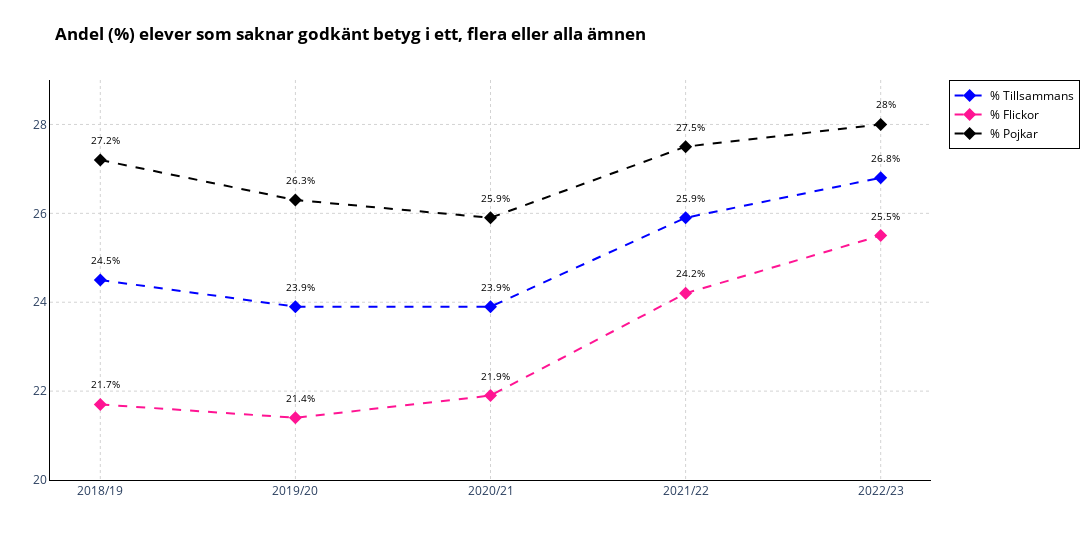

Source (notebook cell):
### Markdown cell above
---
## OBS PLOTLY VERSION

### Code cell
import pandas as pd
import plotly.graph_objects as go

df_1b = pd.read_excel("betyg_o_prov_riksnivå.xlsx", sheet_name="Tabell 1B")
data_1b = df_1b.iloc[7:12].copy()

b_columns = [
    "Läsår",
    "Medelvärde 16 ämnen totalt",
    "Medelvärde 16 ämne flickor",
    "Medelvärde 16 ämnen pojkar",
    "Medelvärde 17 ämnen totalt",
    "Medelvärde 17 flickor",
    "Medelvärde 17 pojkar",
    "% Som saknar godkänt",
    "% Flickor",
    "% Pojkar",
]

data_1b.columns = b_columns

fig = go.Figure()

fig.add_trace(go.Scatter(x=data_1b["Läsår"], y=data_1b["% Som saknar godkänt"], mode="lines+markers", name="% Tillsammans", line=dict(color="blue", dash="dash"), marker=dict(symbol="diamond", size=10), text=[f"{p}%" for p in data_1b["% Som saknar godkänt"]]))
fig.add_trace(go.Scatter(x=data_1b["Läsår"], y=data_1b["% Flickor"], mode="lines+markers", name="% Flickor", line=dict(color="deeppink", dash="dash"), marker=dict(symbol="diamond", size=10), text=[f"{p}%" for p in data_1b["% Flickor"]]))
fig.add_trace(go.Scatter(x=data_1b["Läsår"], y=data_1b["% Pojkar"], mode="lines+markers", name="% Pojkar", line=dict(color="black", dash="dash"), marker=dict(symbol="diamond", size=10), text=[f"{p}%" for p in data_1b["% Pojkar"]]))

for i, row in data_1b.iterrows():
    fig.add_annotation(
        x=row["Läsår"],
        y=row["% Som saknar godkänt"],
        text=f"{row['% Som saknar godkänt']}%",
        showarrow=False,
        font=dict(color="black", size=10),
        xshift=5,
        yshift=20,
    )

for i, row in data_1b.iterrows():
    fig.add_annotation(
        x=row["Läsår"],
        y=row["% Flickor"],
        text=f"{row['% Flickor']}%",
        showarrow=False,
        font=dict(color="black", size=10),
        xshift=5,
        yshift=20,
    )

for i, row in data_1b.iterrows():
    fig.add_annotation(
        x=row["Läsår"],
        y=row["% Pojkar"],
        text=f"{row['% Pojkar']}%",
        showarrow=False,
        font=dict(color="black", size=10),
        xshift=5,
        yshift=20,
    )

fig.update_layout(
    title=dict(
        text="<b>Andel (%) elever som saknar godkänt betyg i ett, flera eller alla ämnen</b>",
        font=dict(color="black")
    ),
    xaxis=dict(showgrid=True, showline=True, linewidth=1, linecolor="black", tickmode="linear", tick0=0, dtick=1, gridcolor="lightgray", gridwidth=1, griddash='dot'),
    yaxis=dict(showgrid=True, showline=True, linewidth=1, linecolor="black", range=[20, 29], dtick=2, tickwidth=1, tickcolor="black", gridcolor="lightgray", gridwidth=1, griddash='dot'),
    legend=dict(font=dict(color="black"), bgcolor="white", bordercolor="black", borderwidth=1),
    plot_bgcolor="white",
    paper_bgcolor="white",
    margin=dict(l=50, r=50, t=80, b=80), 
    width=1200,  
    hoverlabel=dict(
        font=dict(color='black'),
        bgcolor='white'
    )
)

fig.show()

### Figure 1 — Plotly figure (JSON) as saved in the notebook; plotly's stock layout.template omitted (floating-point values rounded to 4 significant figures)
{"data": [{"line": {"color": "blue", "dash": "dash"}, "marker": {"size": 10, "symbol": "diamond"}, "mode": "lines+markers", "name": "% Tillsammans", "text": ["24.5%", "23.9%", "23.9%", "25.9%", "26.8%"], "type": "scatter", "x": ["2018/19", "2019/20", "2020/21", "2021/22", "2022/23"], "y": [24.5, 23.9, 23.9, 25.9, 26.8]}, {"line": {"color": "deeppink", "dash": "dash"}, "marker": {"size": 10, "symbol": "diamond"}, "mode": "lines+markers", "name": "% Flickor", "text": ["21.7%", "21.4%", "21.9%", "24.2%", "25.5%"], "type": "scatter", "x": ["2018/19", "2019/20", "2020/21", "2021/22", "2022/23"], "y": [21.7, 21.4, 21.9, 24.2, 25.5]}, {"line": {"color": "black", "dash": "dash"}, "marker": {"size": 10, "symbol": "diamond"}, "mode": "lines+markers", "name": "% Pojkar", "text": ["27.2%", "26.3%", "25.9%", "27.5%", "28%"], "type": "scatter", "x": ["2018/19", "2019/20", "2020/21", "2021/22", "2022/23"], "y": [27.2, 26.3, 25.9, 27.5, 28]}], "layout": {"annotations": [{"font": {"color": "black", "size": 10}, "showarrow": false, "text": "24.5%", "x": "2018/19", "xshift": 5, "y": 24.5, "yshift": 20}, {"font": {"color": "black", "size": 10}, "showarrow": false, "text": "23.9%", "x": "2019/20", "xshift": 5, "y": 23.9, "yshift": 20}, {"font": {"color": "black", "size": 10}, "showarrow": false, "text": "23.9%", "x": "2020/21", "xshift": 5, "y": 23.9, "yshift": 20}, {"font": {"color": "black", "size": 10}, "showarrow": false, "text": "25.9%", "x": "2021/22", "xshift": 5, "y": 25.9, "yshift": 20}, {"font": {"color": "black", "size": 10}, "showarrow": false, "text": "26.8%", "x": "2022/23", "xshift": 5, "y": 26.8, "yshift": 20}, {"font": {"color": "black", "size": 10}, "showarrow": false, "text": "21.7%", "x": "2018/19", "xshift": 5, "y": 21.7, "yshift": 20}, {"font": {"color": "black", "size": 10}, "showarrow": false, "text": "21.4%", "x": "2019/20", "xshift": 5, "y": 21.4, "yshift": 20}, {"font": {"color": "black", "size": 10}, "showarrow": false, "text": "21.9%", "x": "2020/21", "xshift": 5, "y": 21.9, "yshift": 20}, {"font": {"color": "black", "size": 10}, "showarrow": false, "text": "24.2%", "x": "2021/22", "xshift": 5, "y": 24.2, "yshift": 20}, {"font": {"color": "black", "size": 10}, "showarrow": false, "text": "25.5%", "x": "2022/23", "xshift": 5, "y": 25.5, "yshift": 20}, {"font": {"color": "black", "size": 10}, "showarrow": false, "text": "27.2%", "x": "2018/19", "xshift": 5, "y": 27.2, "yshift": 20}, {"font": {"color": "black", "size": 10}, "showarrow": false, "text": "26.3%", "x": "2019/20", "xshift": 5, "y": 26.3, "yshift": 20}, {"font": {"color": "black", "size": 10}, "showarrow": false, "text": "25.9%", "x": "2020/21", "xshift": 5, "y": 25.9, "yshift": 20}, {"font": {"color": "black", "size": 10}, "showarrow": false, "text": "27.5%", "x": "2021/22", "xshift": 5, "y": 27.5, "yshift": 20}, {"font": {"color": "black", "size": 10}, "showarrow": false, "text": "28%", "x": "2022/23", "xshift": 5, "y": 28, "yshift": 20}], "hoverlabel": {"bgcolor": "white", "font": {"color": "black"}}, "legend": {"bgcolor": "white", "bordercolor": "black", "borderwidth": 1, "font": {"color": "black"}}, "margin": {"b": 80, "l": 50, "r": 50, "t": 80}, "paper_bgcolor": "white", "plot_bgcolor": "white", "title": {"font": {"color": "black"}, "text": "<b>Andel (%) elever som saknar godkänt betyg i ett, flera eller alla ämnen</b>"}, "width": 1200, "xaxis": {"dtick": 1, "gridcolor": "lightgray", "griddash": "dot", "gridwidth": 1, "linecolor": "black", "linewidth": 1, "showgrid": true, "showline": true, "tick0": 0, "tickmode": "linear"}, "yaxis": {"dtick": 2, "gridcolor": "lightgray", "griddash": "dot", "gridwidth": 1, "linecolor": "black", "linewidth": 1, "range": [20, 29], "showgrid": true, "showline": true, "tickcolor": "black", "tickwidth": 1}}}
